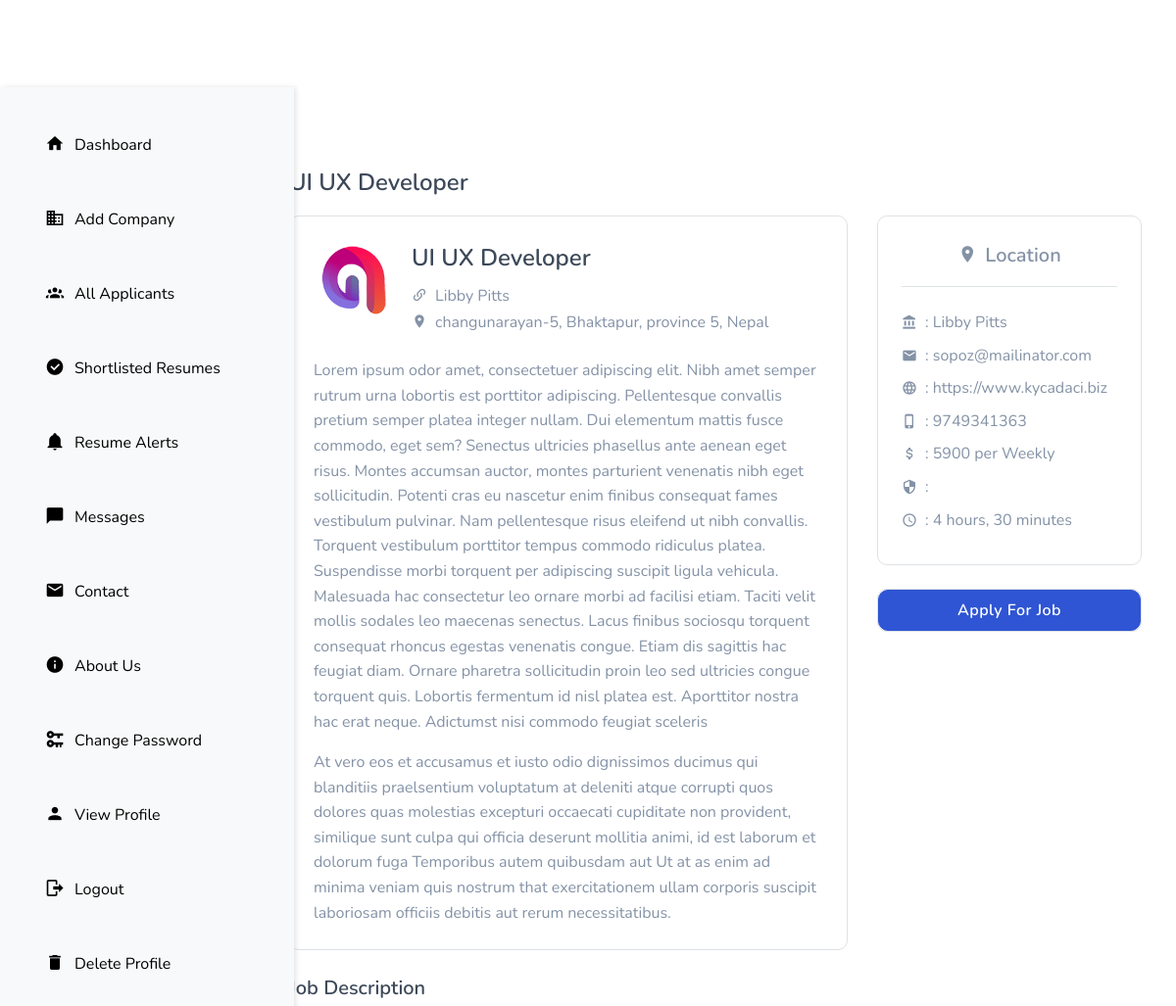
Page /job/job_detail/3/ (upper part) on the earlier database version.
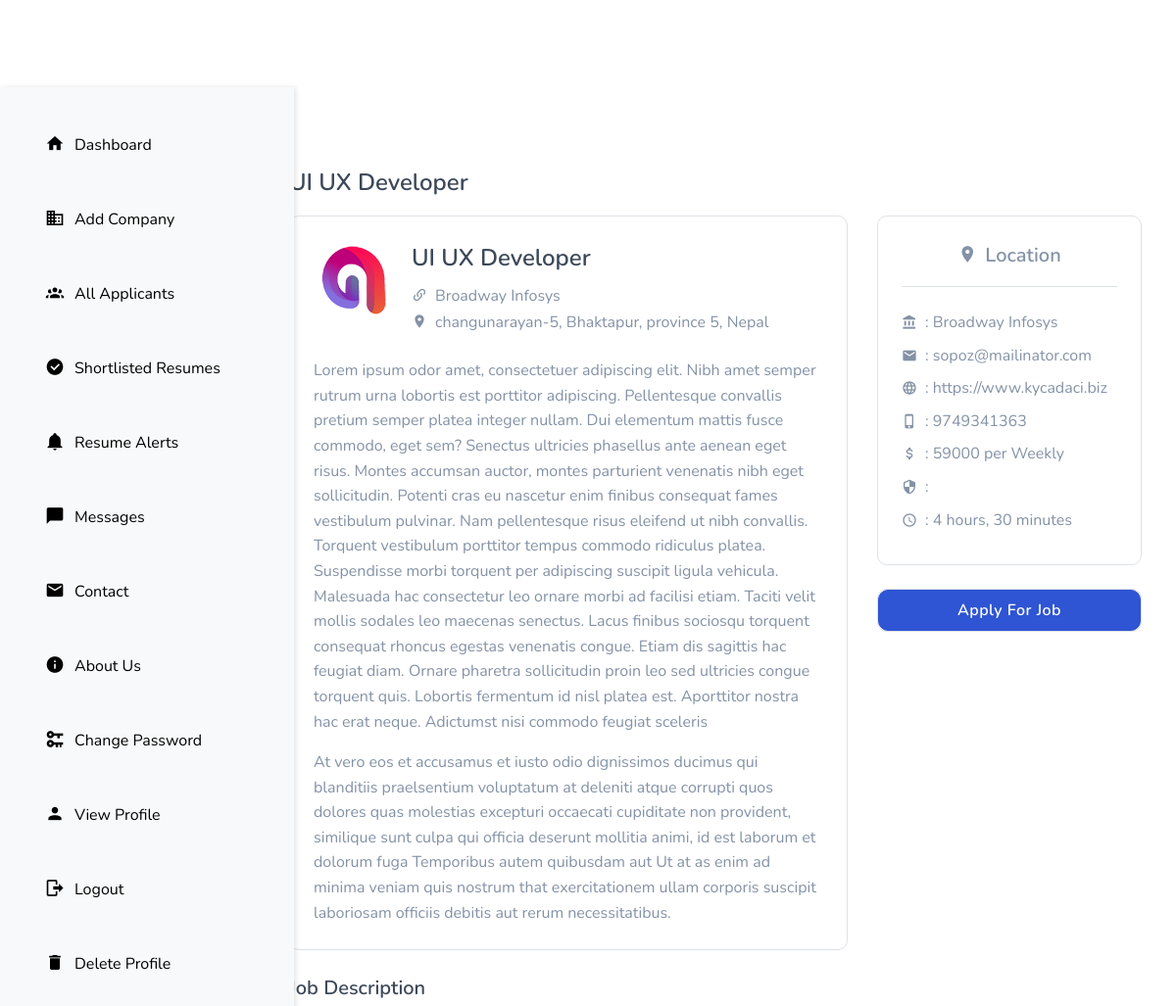
Same page on the later database version.
### job/models.py (models this page shows, shortened)
class Job(models.Model):
    company = models.ForeignKey(Company, on_delete=models.CASCADE)  # Renamed for clarity
    title = models.CharField(max_length=200)
    post_date_time = models.DateTimeField(auto_now_add=True, editable=False)
    date_posted = models.DateField(auto_now_add=True)
    salary = models.PositiveIntegerField()
    pay_mode = models.CharField(max_length=20, choices=PAY_MODE)
    job_type = models.CharField(max_length=50, choices=JOB_TYPE)
    job_location = models.CharField(max_length=200, choices=JOB_LOCATION)
    job_category = models.CharField(max_length=200, choices=JOB_CATEGORY)
    expiry_date = models.DateTimeField(null=True, blank=True)
    job_description = models.TextField()
    status = models.CharField(max_length=50, choices=STATUS, default='Pending')

### company/models.py (models this page shows, shortened)
class Company(models.Model):
    user = models.OneToOneField(User, on_delete=models.CASCADE)
    name = models.CharField(max_length=200)
    address = models.CharField(max_length=50, null= True)
    email = models.EmailField(max_length=50)
    phone_number = models.CharField(max_length=13)
    website = models.URLField()
    founded_in = models.PositiveIntegerField()
    primary_industry = models.CharField(max_length=100, choices=PRIMARY_INDUSTRY)
    province = models.CharField(max_length=20, choices=PROVINCE_CHOICES)
    company_size = models.CharField(max_length=20,choices=COMPANY_SIZES)
    country = models.CharField(max_length=20, choices=COUNTRY_CHOICES)
    linkedin = models.URLField()
    instagram = models.URLField()
    facebook = models.URLField()
    about_company = models.TextField()

### job/views.py (the view)
# urls.py: path('job_detail/<int:pk>/', views.job_details, name='job_details'),
def job_details(request, pk):
  job = Job.objects.get(id = pk)
  context = {'job': job}
  return render(request, 'job/job_details.html', context)

### templates/job/job_details.html (shortened to what the changed rows need)
{% extends "base.html" %}
{% load static %}
{% block content %}
<section class="section">
  <div class="container">
      <div class="row">
          <div class="col-lg-12">
              <h4 class="text-dark mb-3">{{ job.title }}</h4>
          </div>
      </div>
      <div class="row">
          <div class="col-lg-8 col-md-7">
              <div class="job-detail border rounded p-4">
                  <div class="job-detail-content">
                      <div class="job-detail-com-desc overflow-hidden d-block">
                          <h4 class="mb-2"><a href="#" class="text-dark">{{ job.title }}</a></h4>
                          <p class="text-muted mb-0"><i class="mdi mdi-link-variant mr-2"></i>{{ job.company.name }}</p>
                          <p class="text-muted mb-0"><i class="mdi mdi-map-marker mr-2"></i>{{ job.company.address }}, {{ job.company.province }}, {{ job.company.country }}</p>
                      </div>
                  </div>
                  <div class="job-detail-desc mt-4">
                      <p class="text-muted mb-3">{{job.company.about_company}}</p>
                      <p class="text-muted mb-0">At vero eos et accusamus et iusto odio dignissimos ducimus qui blanditiis praelsentium voluptatum at deleniti atque corrupti quos dolores quas molestias excepturi occaecati cupiditate non provident, similique sunt culpa qui officia deserunt mollitia animi, id est laborum et dolorum fuga Temporibus autem quibusdam aut Ut at as enim ad minima veniam quis nostrum that exercitationem ullam corporis suscipit laboriosam officiis debitis aut rerum necessitatibus.</p>
                  </div>
              </div>
          </div>
          <div class="col-lg-4 col-md-5 mt-4 mt-sm-0">
              <div class="job-detail border rounded p-4">
                  <div class="job-detail-location pt-4 border-top">
                      <div class="job-details-desc-item">
                          <div class="float-left mr-2">
                              <i class="mdi mdi-bank text-muted"></i>
                          </div>
                          <p class="text-muted mb-2">: {{ job.company.name }}</p>
                      </div>
                      <div class="job-details-desc-item">
                          <div class="float-left mr-2">
                              <i class="mdi mdi-email text-muted"></i>
                          </div>
                          <p class="text-muted mb-2">: {{ job.company.email }}</p>
                      </div>
                      <div class="job-details-desc-item">
                          <div class="float-left mr-2">
                              <i class="mdi mdi-web text-muted"></i>
                          </div>
                          <p class="text-muted mb-2">: {{ job.company.website }}</p>
                      </div>
                      <div class="job-details-desc-item">
                          <div class="float-left mr-2">
                              <i class="mdi mdi-cellphone-iphone text-muted"></i>
                          </div>
                          <p class="text-muted mb-2">: {{ job.company.phone_number}}</p>
                      </div>
                      <div class="job-details-desc-item">
                          <div class="float-left mr-2">
                              <i class="mdi mdi-currency-usd text-muted"></i>
                          </div>
                          <p class="text-muted mb-2">: {{ job.salary }} per {{ job.pay_mode }}</p>
                      </div>
                      <div class="job-details-desc-item">
                          <div class="float-left mr-2">
                              <i class="mdi mdi-clock-outline text-muted"></i>
                          </div>
                          <p class="text-muted mb-2">: {{ job.post_date_time| timesince }}</p>
                      </div>
                  </div>
              </div>
          </div>
      </div>
  </div>
</section>
{% endblock content %}

Differences in the rows shown:
changed Job "UI UX Developer": company.name "Libby Pitts" → "Broadway Infosys"; salary "5900" → "59000"
